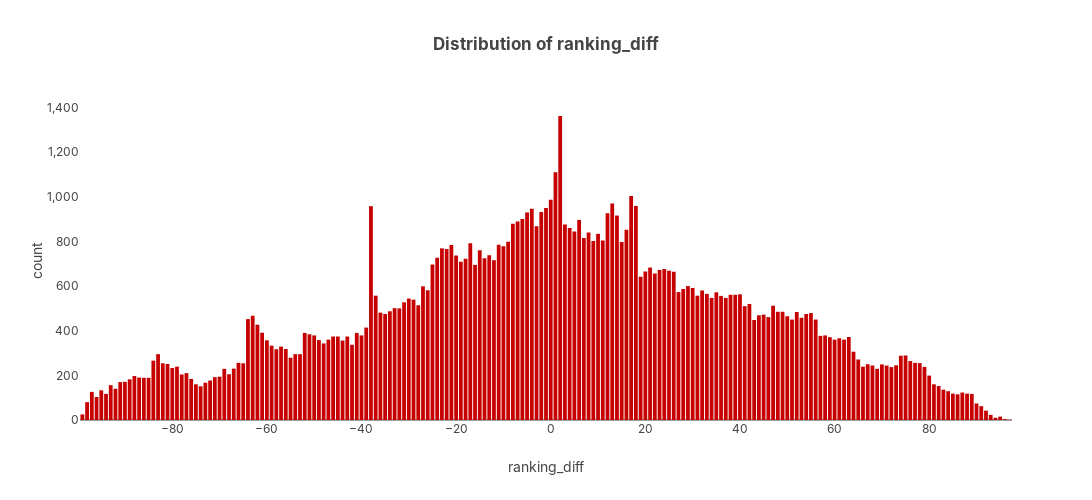

The notebook cell saved with this chart:
### Code cell
(
    pd.merge(popular_recs, reranking_recs_df, on=['user_id', 'parent_asin'], suffixes=['_p', '_r'])
    .assign(ranking_diff=lambda df: df['rec_ranking_p'] - df['rec_ranking_r'])
    .pipe(plot_rec_ranking_diff_histogram, name='ranking_diff')
)

### Figure 1 — Plotly figure (JSON) as saved in the notebook; plotly's stock layout.template omitted (floating-point values rounded to 4 significant figures; data arrays with more than 128 entries replaced by an {"elided": "..."} marker saying what was removed)
{"data": [{"alignmentgroup": "True", "hovertemplate": "ranking_diff=%{x}<br>count=%{y}<extra></extra>", "legendgroup": "", "marker": {"color": "#c60000", "pattern": {"shape": ""}}, "name": "", "offsetgroup": "", "orientation": "v", "showlegend": false, "textposition": "auto", "type": "bar", "x": {"elided": "197 int values"}, "xaxis": "x", "y": {"elided": "197 int values"}, "yaxis": "y"}], "layout": {"barmode": "relative", "height": 500, "legend": {"tracegroupgap": 0}, "title": {"text": "Distribution of ranking_diff"}, "width": 1300, "xaxis": {"anchor": "y", "autorange": true, "domain": [0, 1], "range": [-99.5, 97.5], "title": {"text": "ranking_diff"}, "type": "linear"}, "yaxis": {"anchor": "x", "autorange": true, "domain": [0, 1], "range": [0, 1434.0], "showticklabels": true, "tickformat": ",", "title": {"text": "count"}, "type": "linear"}}}
